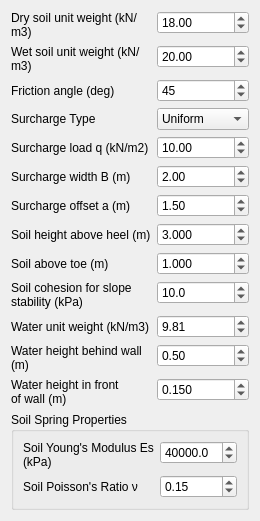
                    <widget class="QWidget" name="tab_soil">
                      <attribute name="title">
                        <string>Soil</string>
                      </attribute>
                      <layout class="QVBoxLayout" name="vbox_tab_soil">
                        <item>
                          <layout class="QFormLayout" name="form_soil">
                            <item row="0" column="0">
                              <widget class="QLabel" name="lbl_spin_gamma_soil_dry">
                                <property name="text">
                                  <string>Dry soil unit weight (kN/m3)</string>
                                </property>
                                <property name="wordWrap">
                                  <bool>true</bool>
                                </property>
                              </widget>
                            </item>
                            <item row="0" column="1">
                              <widget class="QDoubleSpinBox" name="spin_gamma_soil_dry">
                                <property name="decimals">
                                  <number>2</number>
                                </property>
                                <property name="minimum">
                                  <double>0.0</double>
                                </property>
                                <property name="maximum">
                                  <double>1000000.0</double>
                                </property>
                                <property name="singleStep">
                                  <double>0.1</double>
                                </property>
                                <property name="value">
                                  <double>18.0</double>
                                </property>
                              </widget>
                            </item>
                            <item row="1" column="0">
                              <widget class="QLabel" name="lbl_spin_gamma_soil_wet">
                                <property name="text">
                                  <string>Wet soil unit weight (kN/m3)</string>
                                </property>
                                <property name="wordWrap">
                                  <bool>true</bool>
                                </property>
                              </widget>
                            </item>
                            <item row="1" column="1">
                              <widget class="QDoubleSpinBox" name="spin_gamma_soil_wet">
                                <property name="decimals">
                                  <number>2</number>
                                </property>
                                <property name="minimum">
                                  <double>0.0</double>
                                </property>
                                <property name="maximum">
                                  <double>1000000.0</double>
                                </property>
                                <property name="singleStep">
                                  <double>0.1</double>
                                </property>
                                <property name="value">
                                  <double>20.0</double>
                                </property>
                              </widget>
                            </item>
                            <item row="2" column="0">
                              <widget class="QLabel" name="lbl_spin_phi">
                                <property name="text">
                                  <string>Friction angle (deg)</string>
                                </property>
                                <property name="wordWrap">
                                  <bool>true</bool>
                                </property>
                              </widget>
                            </item>
                            <item row="2" column="1">
                              <widget class="QSpinBox" name="spin_phi">
                                <property name="minimum">
                                  <number>0</number>
                                </property>
                                <property name="maximum">
                                  <number>89</number>
                                </property>
                                <property name="singleStep">
                                  <number>1</number>
                                </property>
                                <property name="value">
                                  <number>45</number>
                                </property>
                              </widget>
                            </item>
                            <item row="3" column="0">
                              <widget class="QLabel" name="lbl_combo_surcharge_type">
                                <property name="text">
                                  <string>Surcharge Type</string>
                                </property>
                                <property name="wordWrap">
                                  <bool>true</bool>
                                </property>
                              </widget>
                            </item>
                            <item row="3" column="1">
                              <widget class="QComboBox" name="combo_surcharge_type">
                                <item>
                                  <property name="text">
                                    <string>Uniform</string>
                                  </property>
                                </item>
                                <item>
                                  <property name="text">
                                    <string>Strip Load</string>
                                  </property>
                                </item>
                                <property name="currentIndex">
                                  <number>0</number>
                                </property>
                              </widget>
                            </item>
                            <item row="4" column="0">
                              <widget class="QLabel" name="lbl_spin_q">
                                <property name="text">
                                  <string>Surcharge load q (kN/m2)</string>
                                </property>
                                <property name="wordWrap">
                                  <bool>true</bool>
                                </property>
                              </widget>
                            </item>
                            <item row="4" column="1">
                              <widget class="QDoubleSpinBox" name="spin_q">
                                <property name="decimals">
                                  <number>2</number>
                                </property>
                                <property name="minimum">
                                  <double>0.0</double>
                                </property>
                                <property name="maximum">
                                  <double>1000000.0</double>
                                </property>
                                <property name="singleStep">
                                  <double>0.1</double>
                                </property>
                                <property name="value">
                                  <double>10.0</double>
                                </property>
                              </widget>
                            </item>
                            <item row="5" column="0">
                              <widget class="QLabel" name="lbl_spin_width_surcharge">
                                <property name="text">
                                  <string>Surcharge width B (m)</string>
                                </property>
                                <property name="wordWrap">
                                  <bool>true</bool>
                                </property>
                              </widget>
                            </item>
                            <item row="5" column="1">
                              <widget class="QDoubleSpinBox" name="spin_width_surcharge">
                                <property name="decimals">
                                  <number>2</number>
                                </property>
                                <property name="minimum">
                                  <double>0.0</double>
                                </property>
                                <property name="maximum">
                                  <double>1000000.0</double>
                                </property>
                                <property name="singleStep">
                                  <double>0.1</double>
                                </property>
                                <property name="value">
                                  <double>2.0</double>
                                </property>
                              </widget>
                            </item>
                            <item row="6" column="0">
                              <widget class="QLabel" name="lbl_spin_offset_surcharge">
                                <property name="text">
                                  <string>Surcharge offset a (m)</string>
                                </property>
                                <property name="wordWrap">
                                  <bool>true</bool>
                                </property>
                              </widget>
                            </item>
                            <item row="6" column="1">
                              <widget class="QDoubleSpinBox" name="spin_offset_surcharge">
                                <property name="decimals">
                                  <number>2</number>
                                </property>
                                <property name="minimum">
                                  <double>0.0</double>
                                </property>
                                <property name="maximum">
                                  <double>1000000.0</double>
                                </property>
                                <property name="singleStep">
                                  <double>0.1</double>
                                </property>
                                <property name="value">
                                  <double>1.5</double>
                                </property>
                              </widget>
                            </item>
                            <item row="7" column="0">
                              <widget class="QLabel" name="lbl_spin_h_soil">
                                <property name="text">
                                  <string>Soil height above heel (m)</string>
                                </property>
                                <property name="wordWrap">
                                  <bool>true</bool>
                                </property>
                              </widget>
                            </item>
                            <item row="7" column="1">
                              <widget class="QDoubleSpinBox" name="spin_h_soil">
                                <property name="decimals">
                                  <number>3</number>
                                </property>
                                <property name="minimum">
                                  <double>0.0</double>
                                </property>
                                <property name="maximum">
                                  <double>1000000.0</double>
                                </property>
                                <property name="singleStep">
                                  <double>0.01</double>
                                </property>
                                <property name="value">
                                  <double>3.0</double>
                                </property>
                              </widget>
                            </item>
                            <item row="8" column="0">
                              <widget class="QLabel" name="lbl_spin_h_soil_toe">
                                <property name="text">
                                  <string>Soil above toe (m)</string>
                                </property>
                                <property name="wordWrap">
                                  <bool>true</bool>
                                </property>
                              </widget>
                            </item>
                            <item row="8" column="1">
                              <widget class="QDoubleSpinBox" name="spin_h_soil_toe">
                                <property name="decimals">
                                  <number>3</number>
                                </property>
                                <property name="minimum">
                                  <double>0.0</double>
                                </property>
                                <property name="maximum">
                                  <double>1000000.0</double>
                                </property>
                                <property name="singleStep">
                                  <double>0.01</double>
                                </property>
                                <property name="value">
                                  <double>1.0</double>
                                </property>
                              </widget>
                            </item>
                            <item row="9" column="0">
                              <widget class="QLabel" name="lbl_spin_c_soil">
                                <property name="text">
                                  <string>Soil cohesion for slope stability (kPa)</string>
                                </property>
                                <property name="wordWrap">
                                  <bool>true</bool>
                                </property>
                              </widget>
                            </item>
                            <item row="9" column="1">
                              <widget class="QDoubleSpinBox" name="spin_c_soil">
                                <property name="decimals">
                                  <number>1</number>
                                </property>
                                <property name="minimum">
                                  <double>0.0</double>
                                </property>
                                <property name="maximum">
                                  <double>1000000.0</double>
                                </property>
                                <property name="singleStep">
                                  <double>1.0</double>
                                </property>
                                <property name="value">
                                  <double>10.0</double>
                                </property>
                              </widget>
                            </item>
                            <item row="10" column="0">
                              <widget class="QLabel" name="lbl_spin_gamma_w">
                                <property name="text">
                                  <string>Water unit weight (kN/m3)</string>
                                </property>
                                <property name="wordWrap">
                                  <bool>true</bool>
                                </property>
                              </widget>
                            </item>
                            <item row="10" column="1">
                              <widget class="QDoubleSpinBox" name="spin_gamma_w">
                                <property name="decimals">
                                  <number>2</number>
                                </property>
                                <property name="minimum">
                                  <double>0.0</double>
                                </property>
                                <property name="maximum">
                                  <double>1000000.0</double>
                                </property>
                                <property name="singleStep">
                                  <double>0.01</double>
                                </property>
                                <property name="value">
                                  <double>9.81</double>
                                </property>
                              </widget>
                            </item>
                            <item row="11" column="0">
                              <widget class="QLabel" name="lbl_spin_Hwtr">
                                <property name="text">
                                  <string>Water height behind wall (m)</string>
                                </property>
                                <property name="wordWrap">
                                  <bool>true</bool>
                                </property>
                              </widget>
                            </item>
                            <item row="11" column="1">
                              <widget class="QDoubleSpinBox" name="spin_Hwtr">
                                <property name="decimals">
                                  <number>2</number>
                                </property>
                                <property name="minimum">
                                  <double>0.0</double>
                                </property>
                                <property name="maximum">
                                  <double>1000000.0</double>
                                </property>
                                <property name="singleStep">
                                  <double>0.01</double>
                                </property>
                                <property name="value">
                                  <double>0.5</double>
                                </property>
                              </widget>
                            </item>
                            <item row="12" column="0">
                              <widget class="QLabel" name="lbl_spin_Hwtr_front">
                                <property name="text">
                                  <string>Water height in front of wall (m)</string>
                                </property>
                                <property name="wordWrap">
                                  <bool>true</bool>
                                </property>
                              </widget>
                            </item>
                            <item row="12" column="1">
                              <widget class="QDoubleSpinBox" name="spin_Hwtr_front">
                                <property name="decimals">
                                  <number>3</number>
                                </property>
                                <property name="minimum">
                                  <double>0.0</double>
                                </property>
                                <property name="maximum">
                                  <double>1000000.0</double>
                                </property>
                                <property name="singleStep">
                                  <double>0.01</double>
                                </property>
                                <property name="value">
                                  <double>0.15</double>
                                </property>
                              </widget>
                            </item>
                          </layout>
                        </item>
                        <item>
                          <widget class="QGroupBox" name="grp_soil_spring">
                            <property name="title">
                              <string>Soil Spring Properties</string>
                            </property>
                            <layout class="QFormLayout" name="form_soil_spring">
                              <item row="0" column="0">
                                <widget class="QLabel" name="lbl_spin_Es_soil">
                                  <property name="text">
                                    <string>Soil Young's Modulus Es (kPa)</string>
                                  </property>
                                  <property name="wordWrap">
                                    <bool>true</bool>
                                  </property>
                                </widget>
                              </item>
                              <item row="0" column="1">
                                <widget class="QDoubleSpinBox" name="spin_Es_soil">
                                  <property name="decimals">
                                    <number>1</number>
                                  </property>
                                  <property name="minimum">
                                    <double>0.0</double>
                                  </property>
                                  <property name="maximum">
                                    <double>10000000.0</double>
                                  </property>
                                  <property name="singleStep">
                                    <double>1000.0</double>
                                  </property>
                                  <property name="value">
                                    <double>40000.0</double>
                                  </property>
                                  <property name="toolTip">
                                    <string>Typical: Sand 10,000-50,000 kPa; Clay 5,000-25,000 kPa</string>
                                  </property>
                                </widget>
                              </item>
                              <item row="1" column="0">
                                <widget class="QLabel" name="lbl_spin_nu_soil">
                                  <property name="text">
                                    <string>Soil Poisson's Ratio ν</string>
                                  </property>
                                  <property name="wordWrap">
                                    <bool>true</bool>
                                  </property>
                                </widget>
                              </item>
                              <item row="1" column="1">
                                <widget class="QDoubleSpinBox" name="spin_nu_soil">
                                  <property name="decimals">
                                    <number>2</number>
                                  </property>
                                  <property name="minimum">
                                    <double>0.0</double>
                                  </property>
                                  <property name="maximum">
                                    <double>0.49</double>
                                  </property>
                                  <property name="singleStep">
                                    <double>0.05</double>
                                  </property>
                                  <property name="value">
                                    <double>0.15</double>
                                  </property>
                                </widget>
                              </item>
                            </layout>
                          </widget>
                        </item>
                      </layout>
                    </widget>
